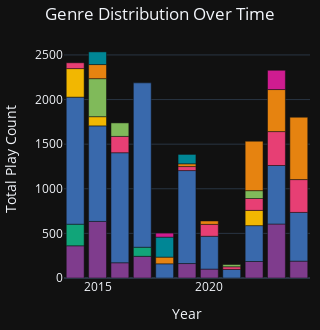

The cell this chart's notebook holds for it:
### Code cell
import plotly.express as px
import pandas as pd

# Group by year and genre, summing up play counts
genre_yearly = genre_mood.groupby(['year', 'Genre'])['play_count'].sum().reset_index()

# Ensure genres are sorted in ascending order
genre_yearly['Genre'] = pd.Categorical(genre_yearly['Genre'], categories=sorted(genre_yearly['Genre'].unique()), ordered=True)

# Create a stacked bar chart with dark mode
fig = px.bar(
    genre_yearly,
    x='year',
    y='play_count',
    color='Genre',
    title='Genre Distribution Over Time',
    labels={'play_count': 'Total Play Count', 'year': 'Year'},
    color_discrete_sequence=px.colors.qualitative.Bold
)

# Update layout for dark mode, centered title, and additional styling
fig.update_layout(
    template='plotly_dark',  # Apply dark theme
    title={'text': 'Genre Distribution Over Time', 'x': 0.5},  # Center title
    xaxis_title='Year',
    yaxis_title='Total Play Count',
    legend_title='Genre',  # Set a title for the legend
    width=280,
    height=330,
    margin=dict(t=40, b=10, l=10, r=10),
    showlegend=False
)

fig.write_html("./static/charts/genre_year.html")

# Show the plot
fig.show()

### Figure 1 — Plotly figure (JSON) as saved in the notebook; plotly's stock layout.template omitted (floating-point values rounded to 4 significant figures)
{"data": [{"alignmentgroup": "True", "hovertemplate": "Genre=Indie<br>Year=%{x}<br>Total Play Count=%{y}<extra></extra>", "legendgroup": "Indie", "marker": {"color": "rgb(127, 60, 141)", "pattern": {"shape": ""}}, "name": "Indie", "offsetgroup": "Indie", "orientation": "v", "showlegend": true, "textposition": "auto", "type": "bar", "x": [2014, 2015, 2016, 2017, 2019, 2020, 2022, 2023, 2024], "xaxis": "x", "y": [361, 634, 171, 243, 162, 100, 185, 605, 189], "yaxis": "y"}, {"alignmentgroup": "True", "hovertemplate": "Genre=Jazz<br>Year=%{x}<br>Total Play Count=%{y}<extra></extra>", "legendgroup": "Jazz", "marker": {"color": "rgb(17, 165, 121)", "pattern": {"shape": ""}}, "name": "Jazz", "offsetgroup": "Jazz", "orientation": "v", "showlegend": true, "textposition": "auto", "type": "bar", "x": [2014, 2017], "xaxis": "x", "y": [242, 102], "yaxis": "y"}, {"alignmentgroup": "True", "hovertemplate": "Genre=Pop<br>Year=%{x}<br>Total Play Count=%{y}<extra></extra>", "legendgroup": "Pop", "marker": {"color": "rgb(57, 105, 172)", "pattern": {"shape": ""}}, "name": "Pop", "offsetgroup": "Pop", "orientation": "v", "showlegend": true, "textposition": "auto", "type": "bar", "x": [2014, 2015, 2016, 2017, 2018, 2019, 2020, 2021, 2022, 2023, 2024], "xaxis": "x", "y": [1424, 1071, 1233, 1842, 159, 1042, 368, 96, 402, 656, 546], "yaxis": "y"}, {"alignmentgroup": "True", "hovertemplate": "Genre=Pop Rock<br>Year=%{x}<br>Total Play Count=%{y}<extra></extra>", "legendgroup": "Pop Rock", "marker": {"color": "rgb(242, 183, 1)", "pattern": {"shape": ""}}, "name": "Pop Rock", "offsetgroup": "Pop Rock", "orientation": "v", "showlegend": true, "textposition": "auto", "type": "bar", "x": [2014, 2015, 2022], "xaxis": "x", "y": [320, 103, 171], "yaxis": "y"}, {"alignmentgroup": "True", "hovertemplate": "Genre=R&B<br>Year=%{x}<br>Total Play Count=%{y}<extra></extra>", "legendgroup": "R&B", "marker": {"color": "rgb(231, 63, 116)", "pattern": {"shape": ""}}, "name": "R&B", "offsetgroup": "R&B", "orientation": "v", "showlegend": true, "textposition": "auto", "type": "bar", "x": [2014, 2016, 2019, 2020, 2021, 2022, 2023, 2024], "xaxis": "x", "y": [65, 183, 45, 133, 30, 133, 380, 368], "yaxis": "y"}, {"alignmentgroup": "True", "hovertemplate": "Genre=Disco<br>Year=%{x}<br>Total Play Count=%{y}<extra></extra>", "legendgroup": "Disco", "marker": {"color": "rgb(128, 186, 90)", "pattern": {"shape": ""}}, "name": "Disco", "offsetgroup": "Disco", "orientation": "v", "showlegend": true, "textposition": "auto", "type": "bar", "x": [2015, 2016, 2021, 2022], "xaxis": "x", "y": [426, 151, 25, 88], "yaxis": "y"}, {"alignmentgroup": "True", "hovertemplate": "Genre=Hip-Hop<br>Year=%{x}<br>Total Play Count=%{y}<extra></extra>", "legendgroup": "Hip-Hop", "marker": {"color": "rgb(230, 131, 16)", "pattern": {"shape": ""}}, "name": "Hip-Hop", "offsetgroup": "Hip-Hop", "orientation": "v", "showlegend": true, "textposition": "auto", "type": "bar", "x": [2015, 2018, 2019, 2020, 2022, 2023, 2024], "xaxis": "x", "y": [158, 75, 31, 38, 554, 471, 699], "yaxis": "y"}, {"alignmentgroup": "True", "hovertemplate": "Genre=Rock<br>Year=%{x}<br>Total Play Count=%{y}<extra></extra>", "legendgroup": "Rock", "marker": {"color": "rgb(0, 134, 149)", "pattern": {"shape": ""}}, "name": "Rock", "offsetgroup": "Rock", "orientation": "v", "showlegend": true, "textposition": "auto", "type": "bar", "x": [2015, 2018, 2019], "xaxis": "x", "y": [142, 224, 105], "yaxis": "y"}, {"alignmentgroup": "True", "hovertemplate": "Genre=Country<br>Year=%{x}<br>Total Play Count=%{y}<extra></extra>", "legendgroup": "Country", "marker": {"color": "rgb(207, 28, 144)", "pattern": {"shape": ""}}, "name": "Country", "offsetgroup": "Country", "orientation": "v", "showlegend": true, "textposition": "auto", "type": "bar", "x": [2018, 2023], "xaxis": "x", "y": [45, 216], "yaxis": "y"}], "layout": {"barmode": "relative", "height": 330, "legend": {"title": {"text": "Genre"}, "tracegroupgap": 0}, "margin": {"b": 10, "l": 10, "r": 10, "t": 40}, "showlegend": false, "title": {"text": "Genre Distribution Over Time", "x": 0.5}, "width": 280, "xaxis": {"anchor": "y", "domain": [0, 1], "title": {"text": "Year"}}, "yaxis": {"anchor": "x", "domain": [0, 1], "title": {"text": "Total Play Count"}}}}
